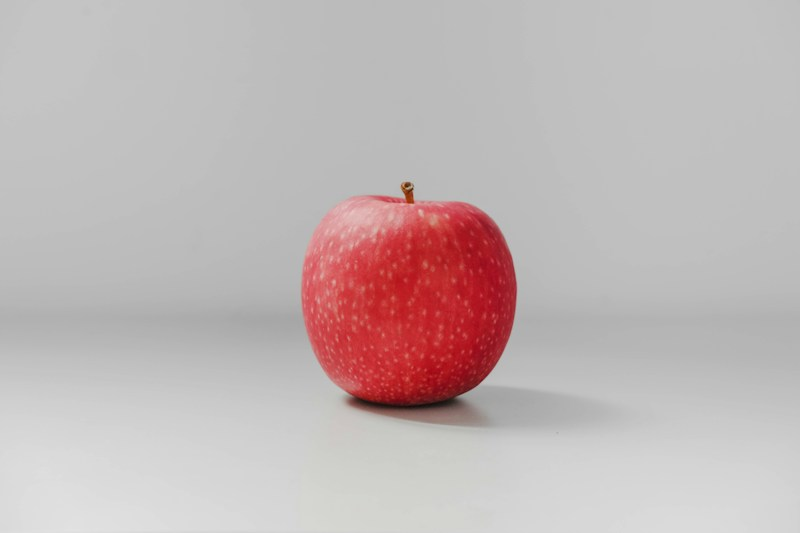
#> input picture sample_exp36_bg_sub.jpg, 800 x 533 px, found by its file name; its folder holds 5 pictures in this run
$ python program_36_subtract_background.py
#> lines starting #> are read from the running program, lines starting #| are printed output that depends on the picture; after the words box and inside, x2 and y2 are one past the last pixel; in counts of white or black regions, pixels touching at a corner belong together
"""
EXPERIMENT 36
Title: Subtract Background Based on Color Levels
Aim: To subtract the background of a given input image based on color levels using OpenCV.
"""

import cv2
import numpy as np
import os

def resolve_path(filename):
    """Find file in current dir, parent dir, input dir, or script dir."""
#> called with filename = 'sample_exp36_bg_sub.jpg'
    base_dir = os.path.dirname(__file__) if "__file__" in globals() else "."
    search_paths = [
        filename,
        os.path.join("input", filename),
        os.path.join("..", "input", filename),
        os.path.join(base_dir, "..", "input", filename),
        os.path.join(base_dir, "input", filename),
        os.path.join("..", filename),
        os.path.join(base_dir, "..", filename),
        os.path.join(base_dir, filename),
    ]
    for p in search_paths:
        if os.path.exists(p):
            return p
    return filename
def get_output_path(filename):
    """Return path inside output folder if available."""
    base_dir = os.path.dirname(__file__) if "__file__" in globals() else "."
    for d in ["output", os.path.join("..", "output"),
             os.path.join(base_dir, "..", "output")]:
        if os.path.isdir(d):
            return os.path.join(d, filename)
    return filename


def subtract_background(image_path="sample_exp36_bg_sub.jpg", lower_color=(0, 0, 160), upper_color=(180, 60, 255)):
    image_file = resolve_path(image_path)
    image = cv2.imread(image_file)
#> image is the input picture: shape (533, 800, 3); mean B, G, R 181.9, 181.8, 193.3
    if image is None:
        print(f"Error: Could not load image {image_file}")
        return

    hsv = cv2.cvtColor(image, cv2.COLOR_BGR2HSV)
#> hsv: shape (533, 800, 3); mean H, S, V 13.4, 16.5, 193.3
    lower_bound = np.array(lower_color, dtype=np.uint8)
    upper_bound = np.array(upper_color, dtype=np.uint8)
    mask = cv2.inRange(hsv, lower_bound, upper_bound)
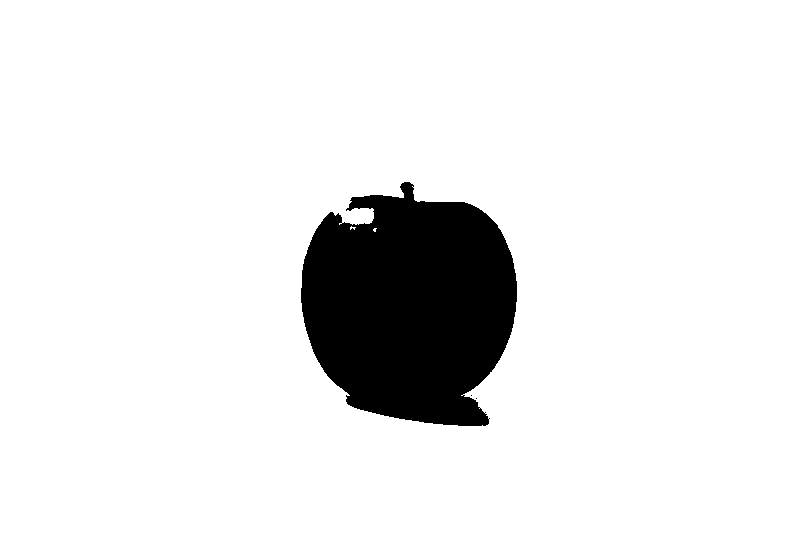
#> mask: shape (533, 800); 90.7% white; 3 black regions (2 under 20 px), largest, box (x1, y1, x2, y2) and area: (301, 182, 517, 426) 39664
    mask_inv = cv2.bitwise_not(mask)
    foreground = cv2.bitwise_and(image, image, mask=mask_inv)
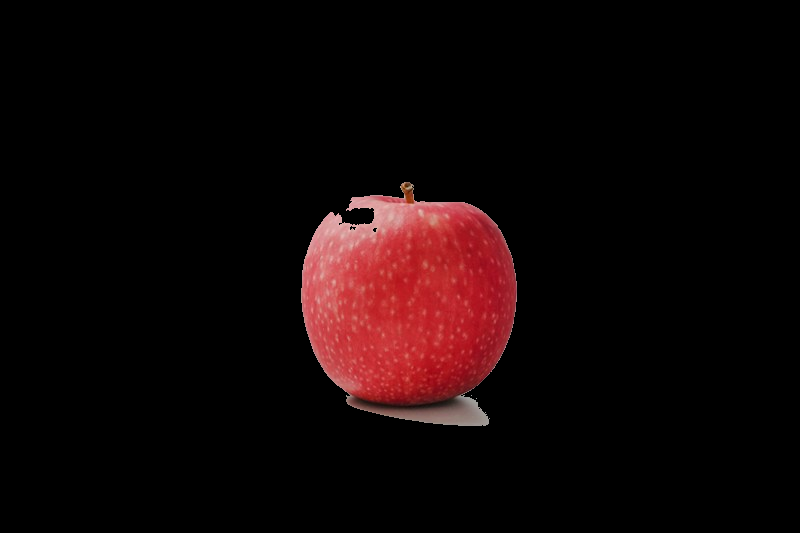
#> foreground: shape (533, 800, 3); mean B, G, R 6.1, 5.8, 17.1

    cv2.imshow("Original Image", image)
    cv2.imshow("Background Subtracted (Foreground Retained)", foreground)
    cv2.imwrite(get_output_path("bg_subtracted.jpg"), foreground)
    cv2.waitKey(0)
    cv2.destroyAllWindows()

if __name__ == "__main__":
    subtract_background()
